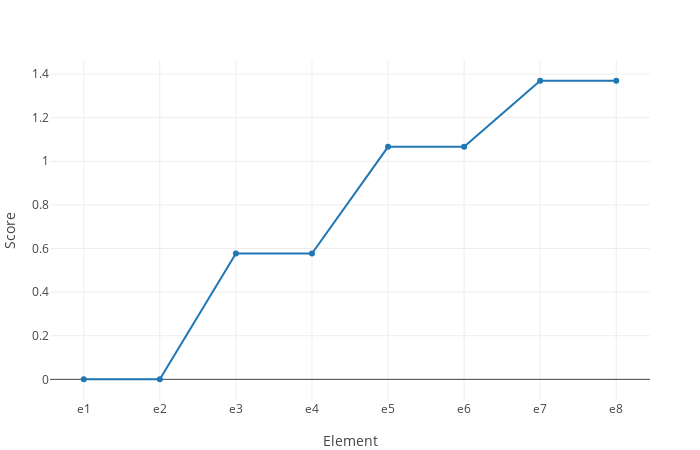

The code cell stored with this chart in its notebook:
### Code cell
element_score_, element_ = sort_like((element_score_, element_))

plot_x_y((element_score_,); layout = merge(layout, Layout(yaxis_title = "Score")))

### Figure 1 — Plotly figure (JSON) as saved in the notebook; plotly's stock layout.template omitted (floating-point values rounded to 4 significant figures)
{"data": [{"name": "1", "type": "scatter", "x": [1, 2, 3, 4, 5, 6, 7, 8], "y": [0.0004771, 0.0004771, 0.5773, 0.5773, 1.066, 1.066, 1.369, 1.369]}], "layout": {"autosize": false, "height": 450, "margin": {"b": 50, "l": 50, "r": 50, "t": 60}, "templateaa": "plotly_white", "width": 700, "xaxis": {"autorange": true, "range": [0.5563, 8.444], "ticktext": ["e1", "e2", "e3", "e4", "e5", "e6", "e7", "e8"], "tickvals": [1, 2, 3, 4, 5, 6, 7, 8], "title": {"text": "Element"}, "type": "linear"}, "yaxis": {"autorange": true, "range": [-0.09468, 1.465], "title": {"text": "Score"}, "type": "linear"}}}
